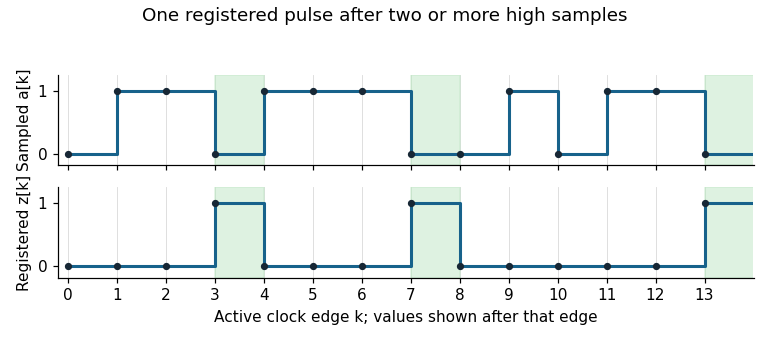

Recreate this plot in Python.
"""Original clocked-detector trace; Python 3.14.4, NumPy 2.3.5,
Matplotlib 3.10.7. Writes its opaque PNG to the current working directory.
"""
from pathlib import Path
import matplotlib
matplotlib.use('Agg')
import matplotlib.pyplot as plt
import numpy as np

def main():
    a=np.array([0,1,1,0,1,1,1,0,0,1,0,1,1,0],dtype=int)
    z=np.zeros_like(a);z[2:]=a[:-2]*a[1:-1]*(1-a[2:])
    fig,axes=plt.subplots(2,1,figsize=(7,3.1),dpi=110,sharex=True)
    fig.patch.set_facecolor('white')
    for ax,values,label in zip(axes,[a,z],['Sampled a[k]','Registered z[k]']):
        ax.step(np.arange(len(a)+1),np.r_[values,values[-1]],where='post',lw=2,color='#17628b')
        ax.scatter(np.arange(len(a)),values,s=14,color='#172735',zorder=3)
        for k in range(len(a)):ax.axvline(k,color='#ddd',lw=.6,zorder=0)
        for k in np.flatnonzero(z):ax.axvspan(k,k+1,color='#bfe7c5',alpha=.5,zorder=0)
        ax.set(ylim=(-.18,1.25),yticks=[0,1],ylabel=label,xlim=(-.2,len(a)))
        ax.spines[['top','right']].set_visible(False)
    axes[-1].set_xticks(np.arange(len(a)))
    axes[-1].set_xlabel('Active clock edge k; values shown after that edge')
    fig.suptitle('One registered pulse after two or more high samples',fontsize=12)
    fig.tight_layout(rect=(0,0,1,.93))
    fig.savefig(Path.cwd()/(Path(__file__).stem+'.png'),facecolor='white',transparent=False)
    plt.close(fig)

if __name__=='__main__':main()
